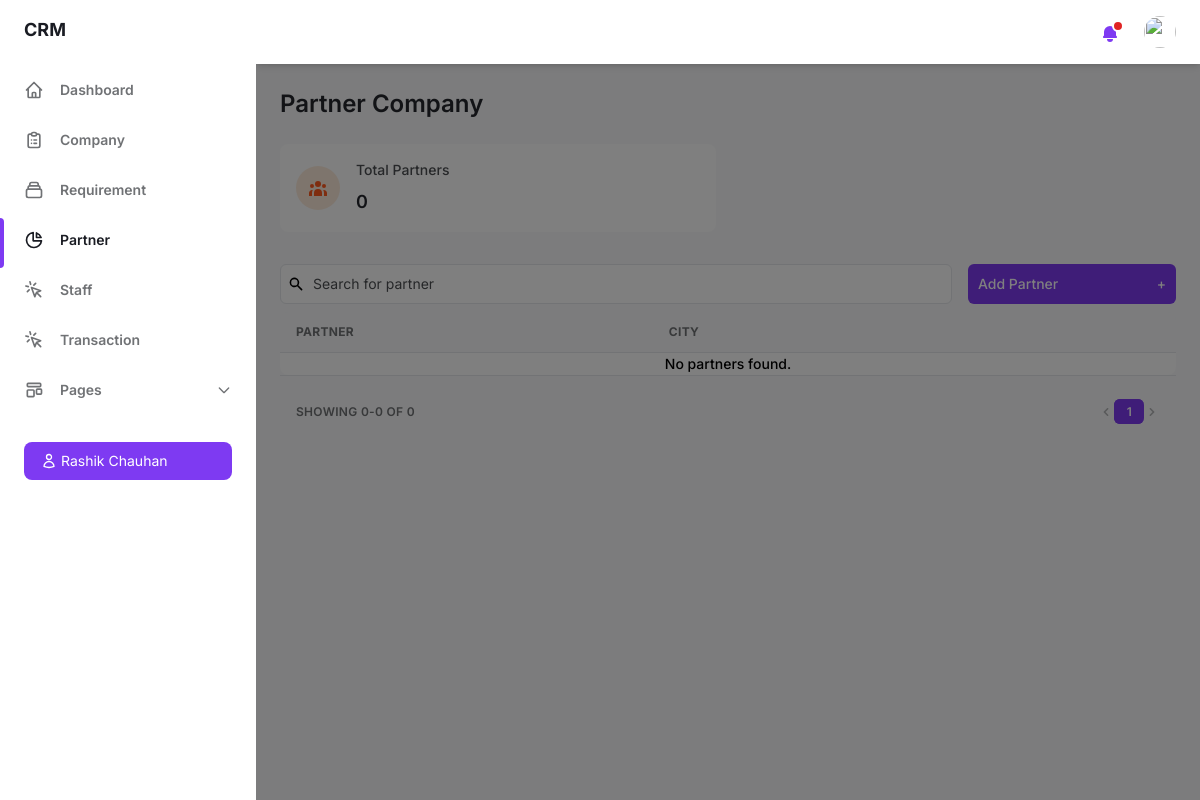
The app's page /partner/, older data.
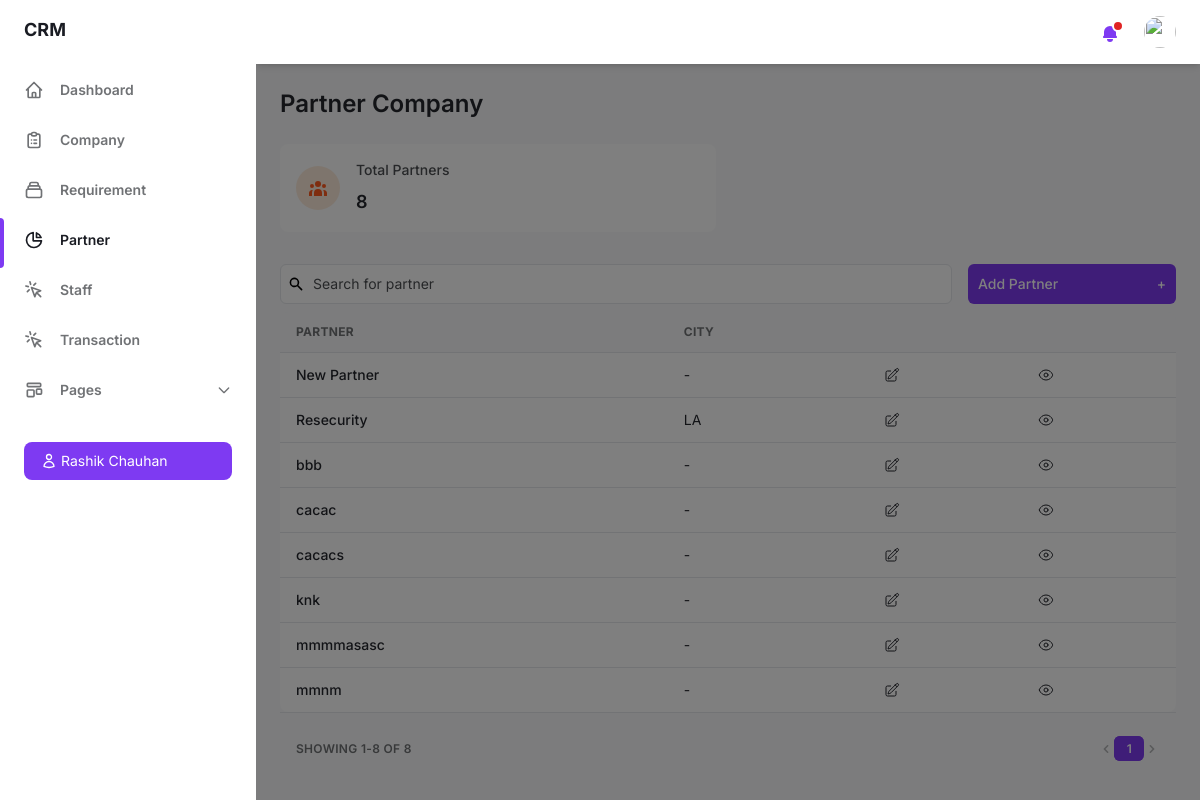
The same page, newer data.
### crm_app/models.py (models this page shows, shortened)
class Partner(models.Model):
    partner_name = models.CharField(max_length=100)
    address = models.CharField(max_length=100, null=True, blank=True)
    city = models.CharField(max_length=100, null=True, blank=True)
    state = models.CharField(max_length=100, null=True, blank=True)
    country = models.CharField(max_length=100, null=True, blank=True)
    contact_person = models.CharField(max_length=100, null=True, blank=True)
    designation = models.CharField(max_length=100, null=True, blank=True)
    email = models.EmailField(null=True, blank=True)
    phone_number = models.CharField(max_length=20, null=True, blank=True)

### crm_app/views.py (the view)
# urls.py: path('partner/', views.partner, name='partner'),
def partner(request):
    partners = Partner.objects.order_by('partner_name')
    partner_count = Partner.objects.count()
    paginator = Paginator(partners, 10)
    page = request.GET.get('page')
    try:
        partners_page = paginator.page(page)
    except PageNotAnInteger:
        partners_page = paginator.page(1)
    except EmptyPage:
        partners_page = paginator.page(paginator.num_pages)
    context = {'partners': partners, 'partner_count': partner_count, 'partners': partners_page, 'paginator': paginator, 'page_obj': partners_page,}
    return render(request, 'partner.html', context)

### templates/partner.html (shortened to what the changed rows need)
{% load static %}
<!DOCTYPE html>
<html :class="{ 'theme-dark': dark }" x-data="data()" lang="en">
<head>
    <link rel="stylesheet" href="{% static 'css/tailwind.output.css' %}" />
    <link rel="stylesheet" href="https://cdnjs.cloudflare.com/ajax/libs/Chart.js/2.9.3/Chart.min.css"/>
</head>
<body>
    <div class="flex h-screen bg-gray-50 dark:bg-gray-900" :class="{ 'overflow-hidden': isSideMenuOpen }">
        <div class="flex flex-col flex-1 w-full">
            <main class="h-full overflow-y-auto" id="main-partner-content">
                <div class="container px-6 mx-auto grid">
                    <h2 class="my-6 text-2xl font-semibold text-gray-700 dark:text-gray-200">Partner Company</h2>
                    <div class="grid gap-6 mb-8 md:grid-cols-2 xl:grid-cols-4">
                        <div class="flex items-center p-4 bg-white rounded-lg shadow-xs dark:bg-gray-800">
                            <div>
                                <p class="mb-2 text-sm font-medium text-gray-600 dark:text-gray-400">Total Partners</p>
                                <p class="text-lg font-semibold text-gray-700 dark:text-gray-200">{{ partner_count }}</p>
                            </div>
                        </div>
                    </div>
                    <div class="w-full overflow-hidden rounded-lg shadow-xs" id="partner-name-table">
                        <div class="w-full overflow-x-auto">
                            <table class="w-full whitespace-no-wrap">
                                <thead>
                                    <tr class="text-xs font-semibold tracking-wide text-left text-gray-500 uppercase border-b dark:border-gray-700 bg-gray-50 dark:text-gray-400 dark:bg-gray-800">
                                        <th class="px-4 py-3">Partner</th>
                                        <th class="px-4 py-3">City</th>
                                        <th class="px-4 py-3"></th>
                                        <th class="px-4 py-3"></th>
                                    </tr>
                                </thead>
                                <tbody class="bg-white divide-y dark:divide-gray-700 dark:bg-gray-800">
                                    {% for partner in partners %}
                                    <tr class="text-gray-700 dark:text-gray-400">
                                        <td class="px-4 py-3">
                                            <p class="font-medium text-sm">{{ partner.partner_name }}</p>
                                        </td>
                                        <td class="px-4 py-3 text-sm">{{ partner.city|default:"-" }}</td>
                                        <td class="px-4 py-3 text-sm">
                                        </td>
                                        <td class="px-4 py-3 text-sm">
                                        </td>
                                    </tr>
                                    {% empty %}
                                    <tr>
                                        <td colspan="5" class="font-medium text-sm text-center">No partners found.</td>
                                    </tr>
                                    {% endfor %}
                                </tbody>
                            </table>
                        </div>
                    </div>
                    <div class="grid px-4 py-3 text-xs font-semibold tracking-wide text-gray-500 uppercase border-t dark:border-gray-700 bg-gray-50 sm:grid-cols-9 dark:text-gray-400 dark:bg-gray-800">
                        <span class="flex items-center col-span-3">Showing {{ page_obj.start_index }}-{{ page_obj.end_index }} of {{ paginator.count }}</span>
                        <span class="col-span-2"></span>
                        <span class="flex col-span-4 mt-2 sm:mt-auto sm:justify-end">
                            <nav aria-label="Table navigation">
                                <ul class="inline-flex items-center">
                                    {% for num in paginator.page_range %}
                                        {% if num == page_obj.number %}
                                        <li>
                                            <span class="px-3 py-1 text-white transition-colors duration-150 bg-purple-600 border border-r-0 border-purple-600 rounded-md focus:outline-none">{{ num }}</span>
                                        </li>
                                        {% else %}
                                        <li>
                                            <a href="?page={{ num }}" class="px-3 py-1 rounded-md focus:outline-none">{{ num }}</a>
                                        </li>
                                        {% endif %}
                                    {% endfor %}
                                </ul>
                            </nav>
                        </span>
                    </div>
                </div>
            </main>
        </div>
    </div>
</body>
</html>

Row changes from the older to the newer data that the page shows:
added Partner: partner_name "New Partner", city "-"
added Partner: partner_name "Resecurity", city "LA"
added Partner: partner_name "bbb", city "-"
added Partner: partner_name "cacac", city "-"
added Partner: partner_name "cacacs", city "-"
added Partner: partner_name "knk", city "-"
added Partner: partner_name "mmmmasasc", city "-"
added Partner: partner_name "mmnm", city "-"
Text that changed along with them:
{{ partner_count }}: "0" → "8"
{{ page_obj.start_index }}: "0" → "1"
{{ page_obj.end_index }}: "0" → "8"
{{ paginator.count }}: "0" → "8"
text no longer shown: "No partners found."
